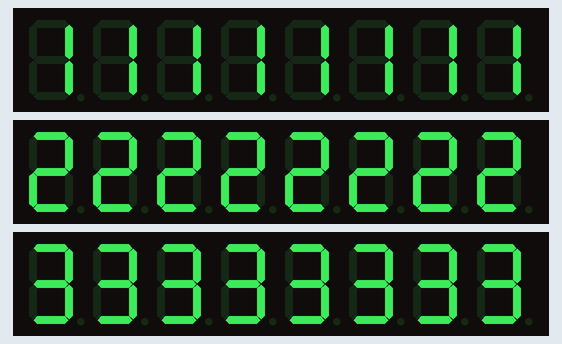
Recording of a sketch running on a simulated Arduino Uno, built with avr-gcc and run on an emulated ATmega328P. On the bench: 3 × 8-digit seven-segment display.

Above: at 0.1 s.
At 5.1 s:
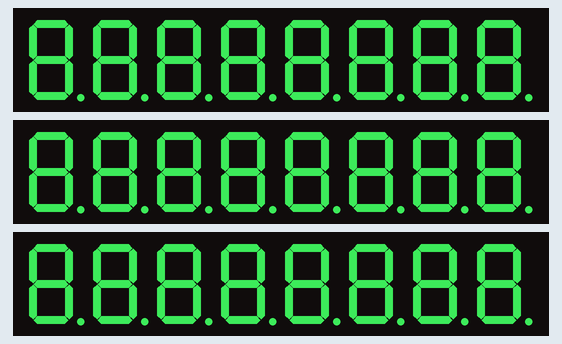

Measured:
- what the display in image 1 shows lasts 5.1 s, from 5.0 s to 10.1 s

The sketch:

step2_display3.ino
```cpp
/*
 * step2_display3.ino — ステップ2：表示器3台の数珠つなぎ（デイジーチェーン）の確認
 *
 * 5秒ごとに次の2つを切り替える。
 *   A) 台の順番の確認：Arduinoに近い順に「11111111」「22222222」「33333333」
 *   B) 電源の確認：3台とも全セグメント点灯「8.8.8.8.8.8.8.8.」（消費電流が最大になる状態）
 *
 * 配線：1台目は step1 のまま（DIN→D7 / CLK→D8 / CS→D9 / VCC→5V / GND→GND）。
 *       1台目の出力側（DOUT・CLK・CS・VCC・GND）を2台目の入力側へ、2台目の出力側を3台目の入力側へつなぐ。
 *
 * 合格条件：
 *   A) 1・2・3 の並びが、goal_timer.ino の DISP_LATEST(0)／DISP_PREV(1)／DISP_CLOCK(2) にしたい並びと合っている
 *   B) 全点灯でもちらつき・暗くなる・リセット（表示が消えてやり直しになる）が起きない
 */

#include <LedControl.h>

const uint8_t PIN_DISP_DIN = 7;
const uint8_t PIN_DISP_CLK = 8;
const uint8_t PIN_DISP_CS  = 9;
const uint8_t DISP_COUNT   = 3;
const uint8_t DISP_BRIGHT  = 8; // 表示の明るさ（0〜15）。goal_timer.ino と同じ値
const unsigned long PHASE_MS = 5000;

LedControl lc(PIN_DISP_DIN, PIN_DISP_CLK, PIN_DISP_CS, DISP_COUNT);

void showOrder() {
  for (uint8_t dev = 0; dev < DISP_COUNT; dev++) {
    for (uint8_t i = 0; i < 8; i++) lc.setDigit(dev, i, dev + 1, false);
  }
}

void showAllOn() {
  for (uint8_t dev = 0; dev < DISP_COUNT; dev++) {
    for (uint8_t i = 0; i < 8; i++) lc.setDigit(dev, i, 8, true);
  }
}

void setup() {
  for (uint8_t dev = 0; dev < DISP_COUNT; dev++) {
    lc.shutdown(dev, false);
    lc.setIntensity(dev, DISP_BRIGHT);
    lc.clearDisplay(dev);
  }
}

void loop() {
  showOrder();
  delay(PHASE_MS);
  showAllOn();
  delay(PHASE_MS);
}
```
